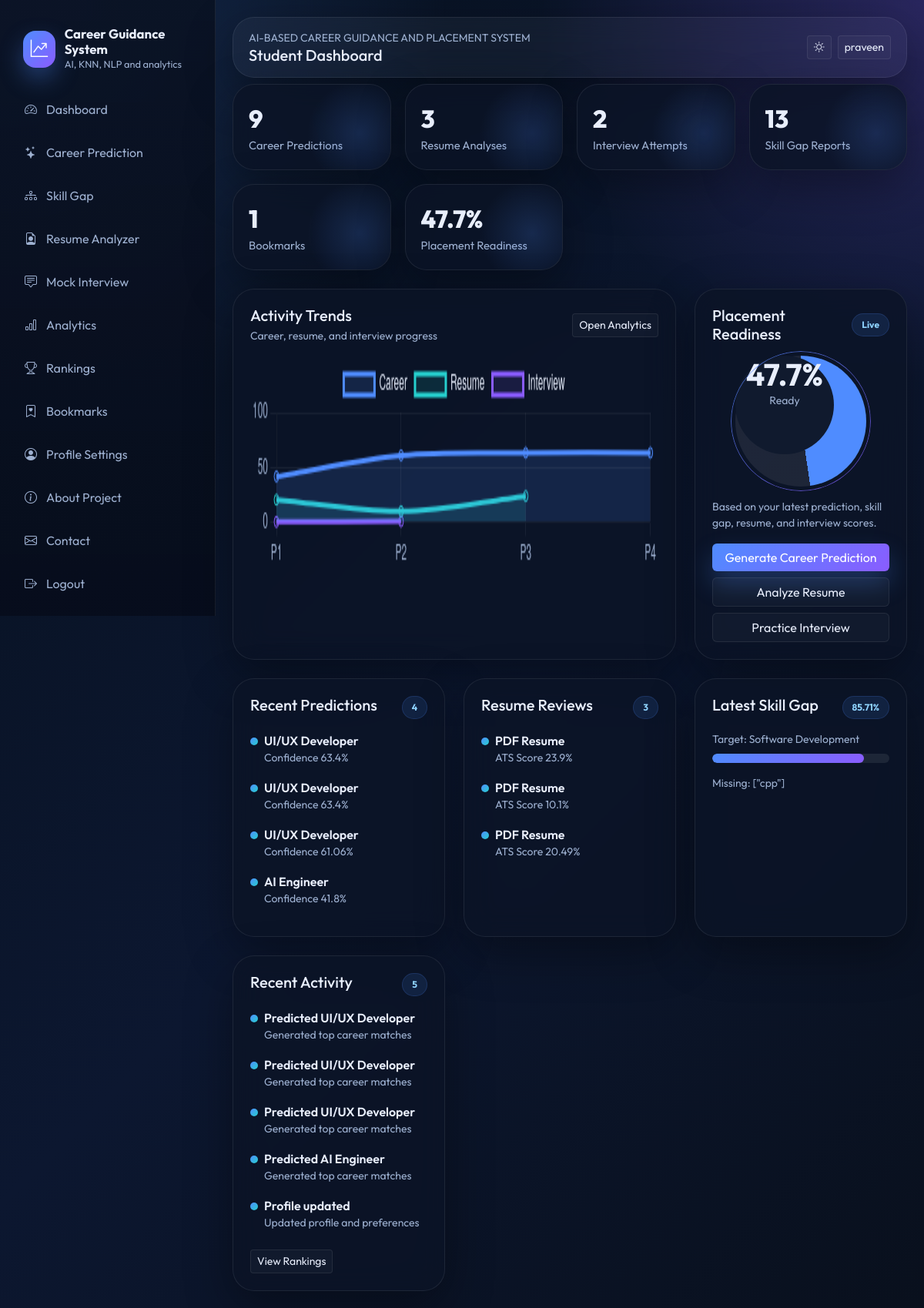
/dashboard (signed in), run on an earlier commit of the app's database.
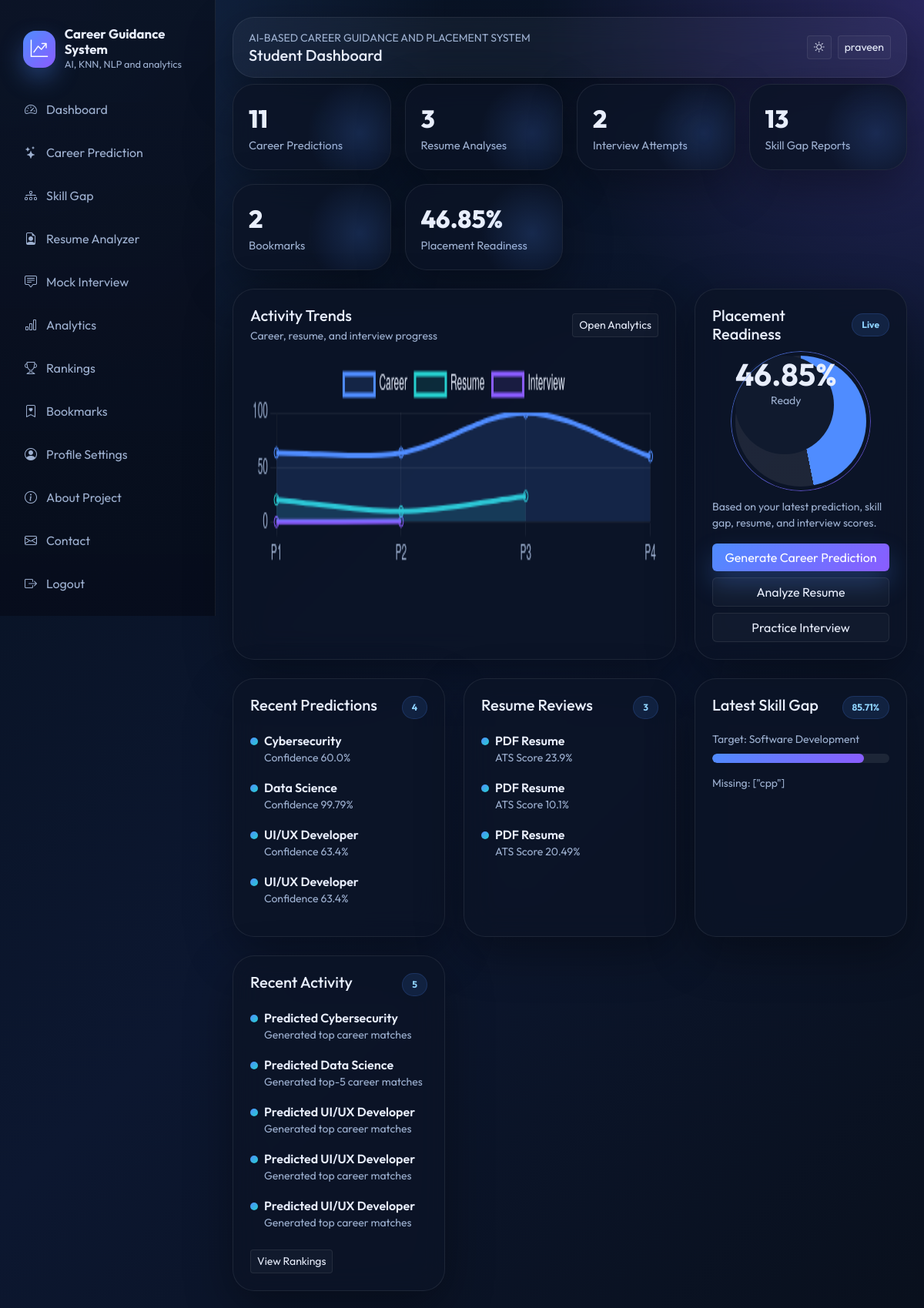
And on a later commit of the database.
### models/db_models.py (models this page shows)
class TimestampMixin:
    created_at = db.Column(db.DateTime, default=datetime.utcnow, nullable=False)
    updated_at = db.Column(db.DateTime, default=datetime.utcnow, onupdate=datetime.utcnow, nullable=False)

class CareerPrediction(TimestampMixin, db.Model):
    __tablename__ = "career_predictions"
    id = db.Column(db.Integer, primary_key=True)
    user_id = db.Column(db.Integer, db.ForeignKey("users.id"), nullable=False)
    input_skills_json = db.Column(db.Text, nullable=False)
    recommended_domain = db.Column(db.String(120), nullable=False)
    top_matches_json = db.Column(db.Text, nullable=False)
    confidence = db.Column(db.Float, default=0)

class Resume(TimestampMixin, db.Model):
    __tablename__ = "resumes"
    id = db.Column(db.Integer, primary_key=True)
    user_id = db.Column(db.Integer, db.ForeignKey("users.id"), nullable=False)
    filename = db.Column(db.String(255), nullable=False)
    file_type = db.Column(db.String(20), nullable=False)
    extracted_text = db.Column(db.Text)
    ats_score = db.Column(db.Float, default=0)
    keyword_matches_json = db.Column(db.Text)
    missing_keywords_json = db.Column(db.Text)
    summary_json = db.Column(db.Text)

class UserActivity(TimestampMixin, db.Model):
    __tablename__ = "user_activities"
    id = db.Column(db.Integer, primary_key=True)
    user_id = db.Column(db.Integer, db.ForeignKey("users.id"), nullable=False)
    activity_type = db.Column(db.String(50), nullable=False)
    title = db.Column(db.String(120), nullable=False)
    detail = db.Column(db.Text)
    score = db.Column(db.Float, default=0)

### routes/student.py (the view)
@student_bp.route("/dashboard")
@login_required
def dashboard():
    prediction_count = CareerPrediction.query.filter_by(user_id=current_user.id).count()
    resume_count = Resume.query.filter_by(user_id=current_user.id).count()
    interview_count = InterviewResult.query.filter_by(user_id=current_user.id).count()
    analysis_count = SkillGapAnalysis.query.filter_by(user_id=current_user.id).count()
    bookmark_count = CareerBookmark.query.filter_by(user_id=current_user.id).count()
    recent_predictions = CareerPrediction.query.filter_by(user_id=current_user.id).order_by(CareerPrediction.created_at.desc()).limit(4).all()
    recent_resumes = Resume.query.filter_by(user_id=current_user.id).order_by(Resume.created_at.desc()).limit(4).all()
    recent_interviews = InterviewResult.query.filter_by(user_id=current_user.id).order_by(InterviewResult.created_at.desc()).limit(4).all()
    recent_analysis = SkillGapAnalysis.query.filter_by(user_id=current_user.id).order_by(SkillGapAnalysis.created_at.desc()).first()
    recent_activities = UserActivity.query.filter_by(user_id=current_user.id).order_by(UserActivity.created_at.desc()).limit(5).all()
    latest_prediction = recent_predictions[0] if recent_predictions else None
    latest_resume = recent_resumes[0] if recent_resumes else None
    latest_interview = recent_interviews[0] if recent_interviews else None
    prediction_score = latest_prediction.confidence if latest_prediction else 0
    skill_score = recent_analysis.current_score if recent_analysis else 0
    resume_score = latest_resume.ats_score if latest_resume else 0
    interview_score = latest_interview.score if latest_interview else 0
    readiness = placement_readiness_score(prediction_score, skill_score, resume_score, interview_score)
    history = {
        "predictions": [record.confidence for record in reversed(recent_predictions)],
        "resumes": [record.ats_score for record in reversed(recent_resumes)],
        "interviews": [record.score for record in reversed(recent_interviews)],
    }
    return render_template(
        "student/dashboard.html",
        metrics={
            "predictions": prediction_count,
            "resumes": resume_count,
            "interviews": interview_count,
            "analyses": analysis_count,
            "bookmarks": bookmark_count,
            "readiness": readiness,
        },
        recent_predictions=recent_predictions,
        recent_resumes=recent_resumes,
        recent_interviews=recent_interviews,
        recent_analysis=recent_analysis,
        recent_activities=recent_activities,
        history_json=json.dumps(history),
    )

### app.py (called while the page is built)
@login_manager.user_loader
def load_user(user_id):
    return User.query.get(int(user_id))

### utils/ml_utils.py (called while the page is built)
def placement_readiness_score(prediction_score: float, skill_score: float, resume_score: float, interview_score: float) -> float:
    return round((prediction_score * 0.25) + (skill_score * 0.3) + (resume_score * 0.25) + (interview_score * 0.2), 2)

### templates/student/dashboard.html (shortened to what the changed rows need)
{% extends "base.html" %}
{% block content %}
<div class="container-fluid px-0">
  <div class="stats-grid mb-4">
    <div class="stat-card"><div class="stat-value">{{ metrics.predictions }}</div><div class="stat-label">Career Predictions</div></div>
    <div class="stat-card"><div class="stat-value">{{ metrics.bookmarks }}</div><div class="stat-label">Bookmarks</div></div>
    <div class="stat-card"><div class="stat-value">{{ metrics.readiness }}%</div><div class="stat-label">Placement Readiness</div></div>
  </div>
  <div class="row g-4 mb-4">
    <div class="col-lg-8">
      <div class="glass-card chart-card h-100">
        <div class="d-flex justify-content-between align-items-center mb-3">
          <div>
          </div>
          <a href="{{ url_for('student.analytics') }}" class="btn btn-outline-soft btn-sm">Open Analytics</a>
        </div>
        <canvas id="historyChart" height="140"></canvas>
      </div>
    </div>
    <div class="col-lg-4">
      <div class="glass-card h-100">
        <div class="d-flex align-items-center justify-content-center mb-3">
          <div class="glow-ring rounded-circle d-grid place-items-center" style="width: 170px; height: 170px; background: conic-gradient(var(--primary) 0 {{ metrics.readiness }}%, rgba(255,255,255,0.08) {{ metrics.readiness }}% 100%);">
            <div class="rounded-circle d-grid place-items-center" style="width: 128px; height: 128px; background: var(--surface-strong);">
              <div class="text-center">
                <div class="fw-bold display-6 mb-0">{{ metrics.readiness }}%</div>
                <div class="small text-muted">Ready</div>
              </div>
            </div>
          </div>
        </div>
      </div>
    </div>
  </div>
  <div class="row g-4">
    <div class="col-lg-4">
      <div class="glass-card h-100">
        {% for item in recent_predictions %}
        <div class="timeline-item">
          <div class="fw-semibold">{{ item.recommended_domain }}</div>
          <div class="text-muted small">Confidence {{ item.confidence }}%</div>
        </div>
        {% else %}
        <p class="text-muted">No predictions yet.</p>
        {% endfor %}
      </div>
    </div>
    <div class="col-lg-4">
      <div class="glass-card h-100">
        {% for item in recent_resumes %}
        <div class="timeline-item">
          <div class="fw-semibold">{{ item.file_type|upper }} Resume</div>
          <div class="text-muted small">ATS Score {{ item.ats_score }}%</div>
        </div>
        {% else %}
        <p class="text-muted">No resume analysis yet.</p>
        {% endfor %}
      </div>
    </div>
    <div class="col-lg-4">
      <div class="glass-card h-100">
        {% for item in recent_activities %}
        <div class="timeline-item">
          <div class="fw-semibold">{{ item.title }}</div>
          <div class="text-muted small">{{ item.detail }}</div>
        </div>
        {% else %}
        <p class="text-muted">Your latest actions will show up here.</p>
        {% endfor %}
      </div>
    </div>
  </div>
</div>
{% endblock %}
{% block scripts %}
<script>
  const history = {{ history_json|safe }};
  const ctx = document.getElementById('historyChart');
  if (ctx) {
    new Chart(ctx, {
      type: 'line',
      data: {
        labels: history.predictions.map((_, index) => `P${index + 1}`),
        datasets: [
          { label: 'Career', data: history.predictions, borderColor: '#4f8cff', backgroundColor: 'rgba(79,140,255,0.15)', tension: 0.35, fill: true },
          { label: 'Resume', data: history.resumes, borderColor: '#26d0ce', backgroundColor: 'rgba(38,208,206,0.12)', tension: 0.35, fill: true },
          { label: 'Interview', data: history.interviews, borderColor: '#8a5cff', backgroundColor: 'rgba(138,92,255,0.12)', tension: 0.35, fill: true }
        ]
      },
      options: {
        responsive: true,
        plugins: { legend: { labels: { color: getComputedStyle(document.body).getPropertyValue('--text') } } },
        scales: {
          x: { ticks: { color: getComputedStyle(document.body).getPropertyValue('--muted') }, grid: { color: 'rgba(255,255,255,0.06)' } },
          y: { beginAtZero: true, max: 100, ticks: { color: getComputedStyle(document.body).getPropertyValue('--muted') }, grid: { color: 'rgba(255,255,255,0.06)' } }
        }
      }
    });
  }
</script>
{% endblock %}

What changed in the data, as far as the page shows it:
no longer on this page (row unchanged): CareerPrediction: recommended_domain "UI/UX Developer", confidence "61.06"
no longer on this page (row unchanged): CareerPrediction: recommended_domain "AI Engineer", confidence "41.8"
no longer on this page (row unchanged): UserActivity: title "Predicted AI Engineer", detail "Generated top career matches"
no longer on this page (row unchanged): UserActivity: title "Profile updated", detail "Updated profile and preferences"
added CareerPrediction: recommended_domain "Cybersecurity", confidence "60.0"
added CareerPrediction: recommended_domain "Data Science", confidence "99.79"
added UserActivity: title "Predicted Cybersecurity", detail "Generated top career matches"
added UserActivity: title "Predicted Data Science", detail "Generated top-5 career matches"
Also different on the page:
{{ metrics.predictions }}: "9" → "11"
{{ metrics.bookmarks }}: "1" → "2"
{{ metrics.readiness }}: "47.7" → "46.85"
chart data {{ history_json|safe }}: {"predictions": [41.8, 61.06, 63.4, 63.4], "resumes": [20.49, 10.1, 23.9], "interviews": [0.42, 0.83]} → {"predictions": [63.4, 63.4, 99.79, 60.0], "resumes": [20.49, 10.1, 23.9], "interviews": [0.42, 0.83]}
